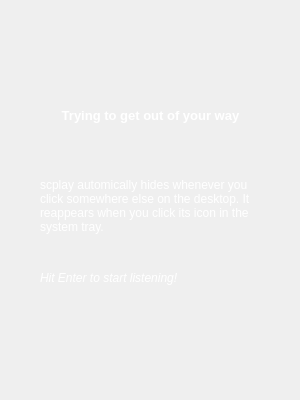
<?xml version="1.0" encoding="UTF-8"?>
<ui version="4.0">
 <class>IntroWidget</class>
 <widget class="QWidget" name="IntroWidget">
  <property name="geometry">
   <rect>
    <x>0</x>
    <y>0</y>
    <width>300</width>
    <height>400</height>
   </rect>
  </property>
  <property name="windowTitle">
   <string>Form</string>
  </property>
  <property name="styleSheet">
   <string notr="true">color:#fff;</string>
  </property>
  <widget class="QLabel" name="label_2">
   <property name="geometry">
    <rect>
     <x>40</x>
     <y>130</y>
     <width>221</width>
     <height>151</height>
    </rect>
   </property>
   <property name="font">
    <font>
     <pointsize>9</pointsize>
     <weight>50</weight>
     <bold>false</bold>
    </font>
   </property>
   <property name="text">
    <string>scplay automically hides whenever you click somewhere else on the desktop. It reappears when you click its icon in the system tray.</string>
   </property>
   <property name="wordWrap">
    <bool>true</bool>
   </property>
  </widget>
  <widget class="QLabel" name="label">
   <property name="geometry">
    <rect>
     <x>40</x>
     <y>100</y>
     <width>221</width>
     <height>31</height>
    </rect>
   </property>
   <property name="font">
    <font>
     <pointsize>10</pointsize>
     <weight>75</weight>
     <bold>true</bold>
    </font>
   </property>
   <property name="text">
    <string>Trying to get out of your way</string>
   </property>
   <property name="alignment">
    <set>Qt::AlignCenter</set>
   </property>
   <property name="wordWrap">
    <bool>true</bool>
   </property>
  </widget>
  <widget class="QLabel" name="label_3">
   <property name="geometry">
    <rect>
     <x>40</x>
     <y>270</y>
     <width>211</width>
     <height>16</height>
    </rect>
   </property>
   <property name="font">
    <font>
     <italic>true</italic>
    </font>
   </property>
   <property name="text">
    <string>Hit Enter to start listening!</string>
   </property>
  </widget>
 </widget>
 <resources/>
 <connections/>
</ui>
